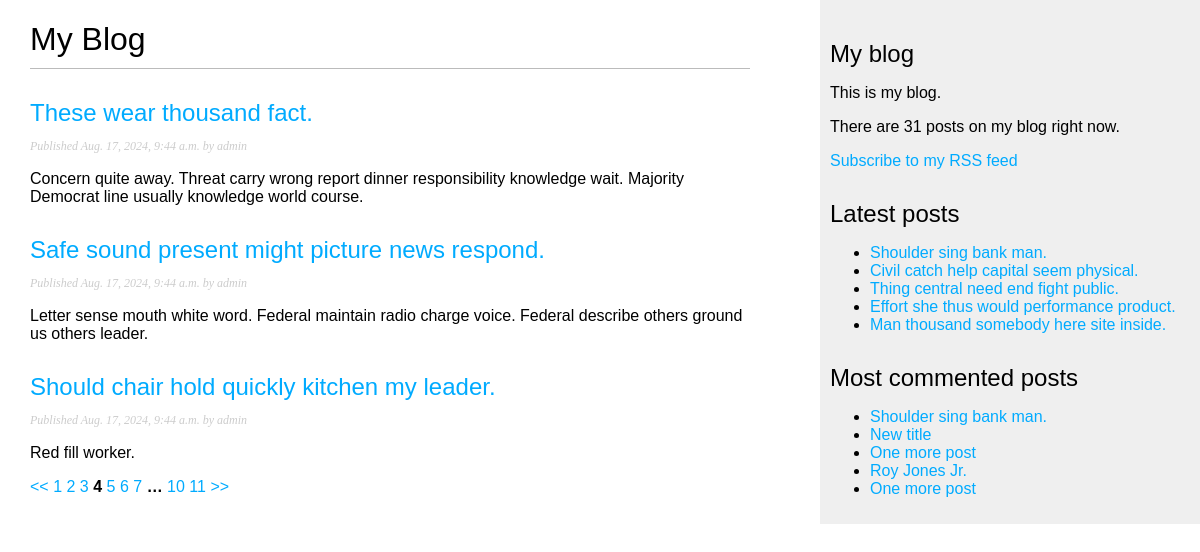
The app's page /blog/?page=4 with its own data.
### blog/models.py (models this page shows, shortened)
class Post(models.Model):
    class Status(models.TextChoices):
        DRAFT = "DR", "Draft",
        PUBLISHED = "PB", "Published"
    title = models.CharField(max_length=250)
    slug = models.SlugField(max_length=250)
    body = models.TextField()
    created = models.DateTimeField(auto_now_add=True)
    publish = models.DateTimeField(default=timezone.now)
    updated = models.DateTimeField(auto_now=True)
    status = models.CharField(max_length=2, choices=Status.choices, default=Status.DRAFT)
    author = models.ForeignKey(User, on_delete=models.CASCADE)
    tags = TaggableManager()
    objects = models.Manager() # Default manager
    published = PublishedManager() # Custom manager that returns published objects
    class Meta:
        ordering = ["publish"]
        indexes = [
            models.Index(fields=["-publish"]),
        ]
    def get_absolute_url(self):
        return reverse("blog:post_detail", args=[self.publish.year, self.publish.month, self.publish.day, self.slug])

### blog/views.py (the view)
# urls.py: path('', views.post_list, name='post_list'),
def post_list(request, tag_slug=None):
    post_list = Post.published.all()
    tag = None
    if tag_slug:
        tag = get_object_or_404(Tag, slug=tag_slug)
        post_list = post_list.filter(tags__slug = tag_slug)
    paginator = Paginator(post_list, 3)
    page_number = int(request.GET.get("page", 1))
    try:
        posts = paginator.page(page_number)
    except EmptyPage:
        posts = paginator.page(paginator.num_pages)
    except PageNotAnInteger:
        posts = paginator.page(1)
    posts.adjusted_elided_pages = posts.paginator.get_elided_page_range(number=page_number, on_each_side=3, on_ends=2)
    return render(request, 'blog/post/list.html', {"posts": posts, "current_page_number": page_number, "tag": tag})

### blog/models.py (called while the page is built)
    def get_queryset(self):
        return super().get_queryset().filter(status=Post.Status.PUBLISHED)

### blog/templatetags/blog_tags.py (called while the page is built)
@register.simple_tag
def total_posts():
    return Post.published.count()

@register.inclusion_tag("blog/post/latest_posts.html")
def show_latest_posts(count=5):
    latest_posts = Post.published.order_by("-publish")[:count]
    return {"latest_posts": latest_posts}

@register.simple_tag
def get_most_commented_posts(count=5):
    return Post.published.annotate(total_comments=Count("comments")).order_by("-total_comments")[:count]

@register.filter(name="markdown")
def markdown_format(text):
    return mark_safe(markdown.markdown(text))

### blog/templates/blog/post/list.html (shortened to what this page needs)
{% extends "blog/base.html" %}
{% load blog_tags %}
{% block content %}
    <h1>My Blog</h1>
    {% for post in posts %}
        <h2>
            <a href="{{ post.get_absolute_url }}">
                {{post.title}}
            </a>
        </h2>
        <p class="date">
            Published {{post.publish}} by {{post.author}}
        </p>
        {{post.body|markdown|truncatewords_html:30}}
    {% endfor %}
    {% include "pagination.html" with page=posts %}
{% endblock %}

### blog/templates/blog/base.html (shortened to what this page needs)
{% load static %}
{% load blog_tags %}
<!DOCTYPE html>
<html lang="en">
<head>
    <link rel="stylesheet" href="{% static 'css/blog.css' %}">
</head>
<body>
    <div id="content">
        {% block content %}
        {% endblock %}
    </div>
    <div id="sidebar">
        <h2>My blog</h2>
        <p>
            This is my blog.
        </p>
        <p>
            There are {% total_posts %} posts on my blog right now.
        </p>
        <p>
            <a href="{% url 'blog:post_feed' %}">Subscribe to my RSS feed</a>
        </p>
        <h2>Latest posts</h2>
        {% show_latest_posts %}
        <h2>Most commented posts</h2>
        {% get_most_commented_posts as most_commented_posts %}
        <ul>
            {% for post in most_commented_posts %}
                <li>
                    <a href="{{post.get_absolute_url}}">{{post.title}}</a>
                </li>
            {% endfor %}
        </ul>
    </div>
</body>
</html>

### blog/templates/blog/post/latest_posts.html
<ul>
    {% for post in latest_posts %}
        <li>
            <a href="{{post.get_absolute_url}}">{{post.title}}</a>
        </li>
    {% endfor %}
</ul>

### blog/static/css/blog.css (style rules this page uses)
body { margin:0; padding:0; font-family:helvetica, sans-serif; }
a { color:#00abff; text-decoration:none; }
h1 { font-weight:normal; border-bottom:1px solid #bbb; padding:0 0 10px 0; }
h2 { font-weight:normal; margin:30px 0 0; }
#content { float:left; width:60%; padding:0 0 0 30px; }
#sidebar { float:right; width:30%; padding:10px; background:#efefef; height:100%; }
p.date { color:#ccc; font-family: georgia, serif; font-size: 12px; font-style: italic; }

### records on screen
Post: title "These wear thousand fact.", publish "Aug. 17, 2024, 9:44 a.m.", author "admin", body "Concern quite away. Threat carry wrong report dinner responsibility knowledge wait. Majority Democrat line usually knowledge world course."
Post: title "Safe sound present might picture news respond.", publish "Aug. 17, 2024, 9:44 a.m.", author "admin", body "Letter sense mouth white word. Federal maintain radio charge voice. Federal describe others ground us others leader."
Post: title "Should chair hold quickly kitchen my leader.", publish "Aug. 17, 2024, 9:44 a.m.", author "admin", body "Red fill worker."
Post: title "Shoulder sing bank man."
Post: title "Civil catch help capital seem physical."
Post: title "Thing central need end fight public."
Post: title "Effort she thus would performance product."
Post: title "Man thousand somebody here site inside."
Post: title "New title"
Post: title "One more post"
Post: title "Roy Jones Jr."
Post: title "One more post"

### other values on screen
{{ page_number }} "1" "2" "3" "5" "6" "7" "10" "11"
{{ page_number }} "4" "…"
